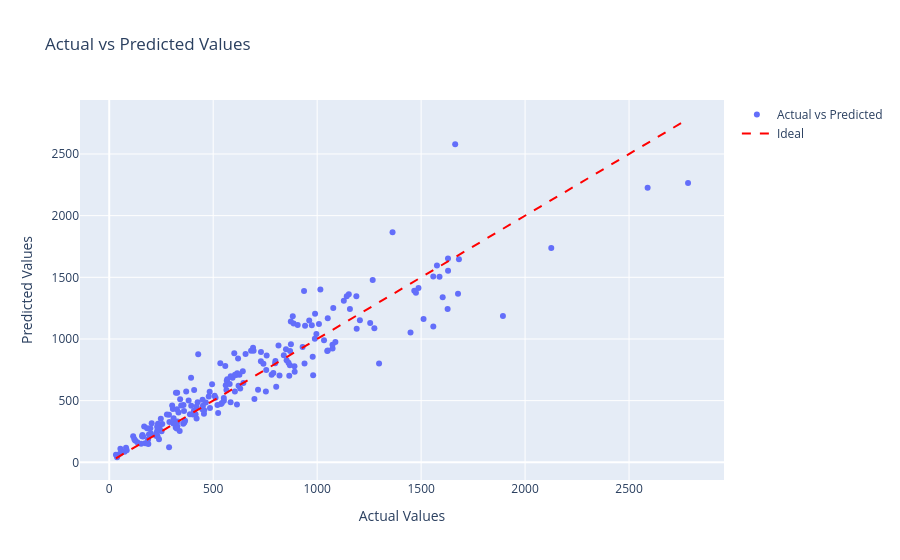

Here is the notebook cell this chart was saved with:
### Code cell
y_pred = model.predict(x_test)
fig = go.Figure()

fig.add_trace(
    go.Scatter(x=y_test.flatten(), y=y_pred, mode="markers", name="Actual vs Predicted")
)

fig.add_trace(
    go.Scatter(
        x=[min(y_test.flatten()), max(y_test.flatten())],
        y=[min(y_test.flatten()), max(y_test.flatten())],
        mode="lines",
        name="Ideal",
        line=dict(color="red", dash="dash"),
    )
)

fig.update_layout(
    title="Actual vs Predicted Values",
    xaxis_title="Actual Values",
    yaxis_title="Predicted Values",
    showlegend=True,
)

fig.show()

### Figure 1 — Plotly figure (JSON) as saved in the notebook; plotly's stock layout.template omitted (floating-point values rounded to 4 significant figures; data arrays with more than 128 entries replaced by an {"elided": "..."} marker saying what was removed)
{"data": [{"mode": "markers", "name": "Actual vs Predicted", "type": "scatter", "x": {"elided": "200 float values"}, "y": {"elided": "200 float values"}}, {"line": {"color": "red", "dash": "dash"}, "mode": "lines", "name": "Ideal", "type": "scatter", "x": [32.35, 2784.0], "y": [32.35, 2784.0]}], "layout": {"showlegend": true, "title": {"text": "Actual vs Predicted Values"}, "xaxis": {"title": {"text": "Actual Values"}}, "yaxis": {"title": {"text": "Predicted Values"}}}}
